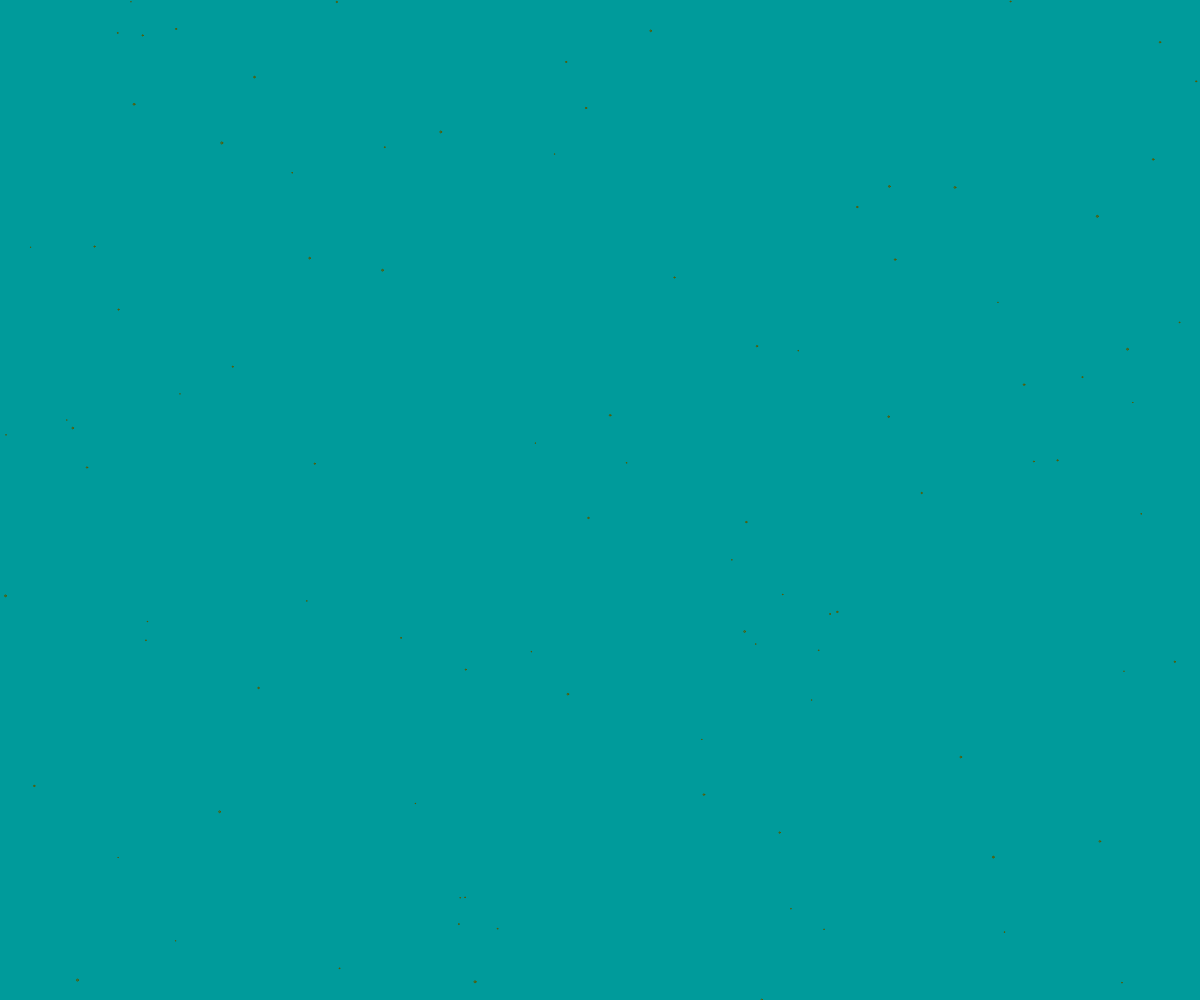
Frame 1 (no input)
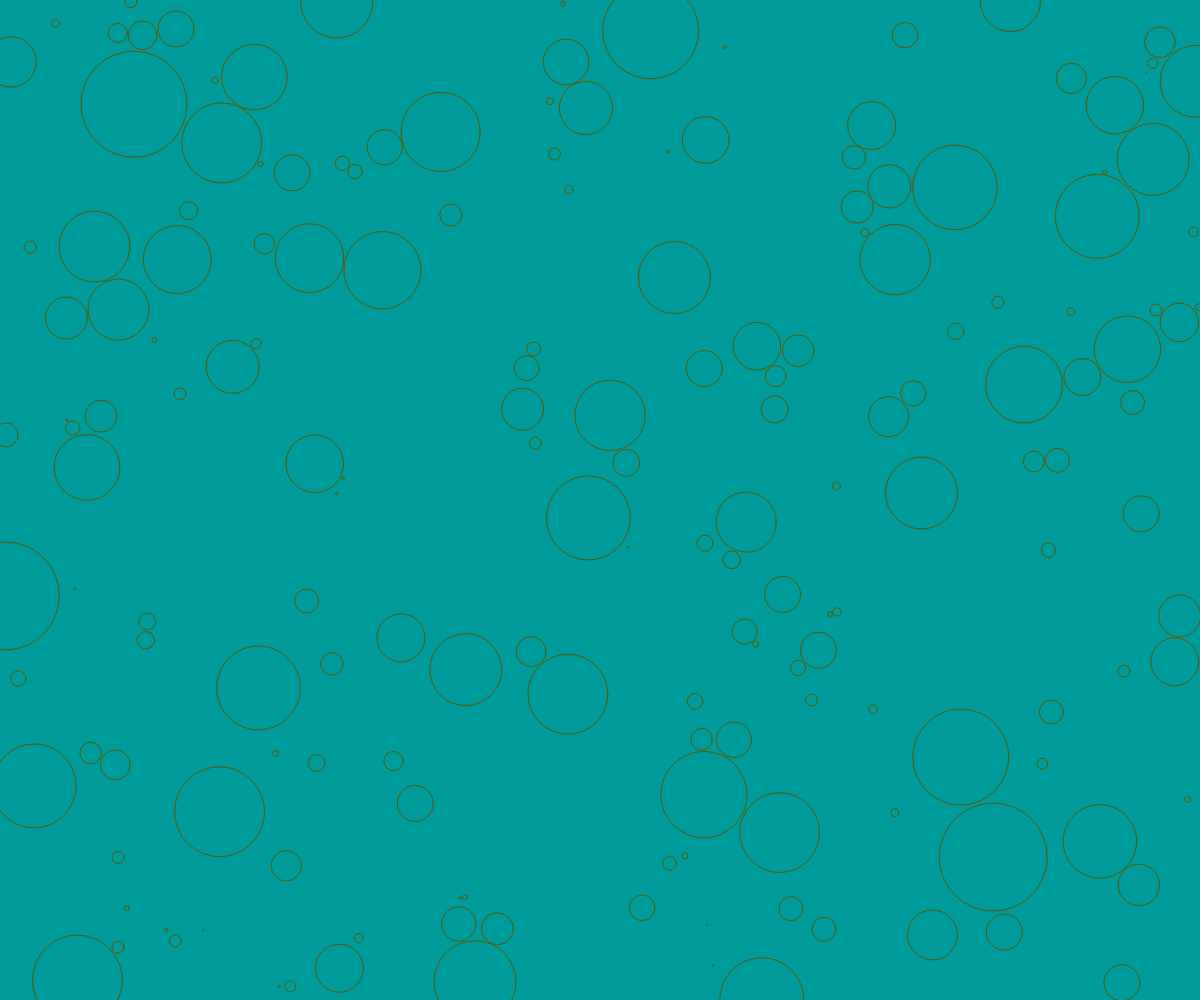
Frame 60 (no input)
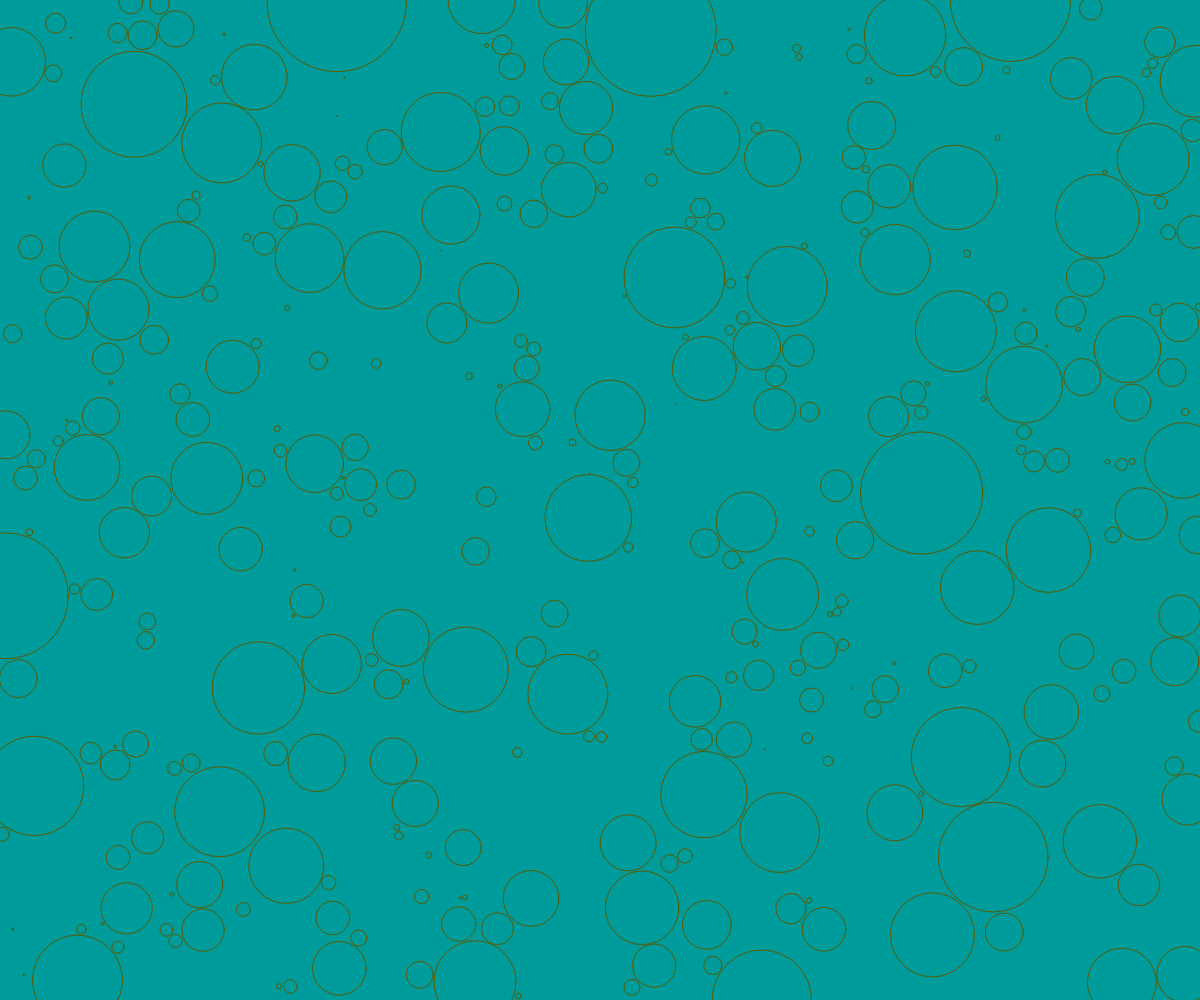
Frame 120 (the mouse pressed at the canvas centre since frame 60)

The p5.js sketch that drew these frames (run headless with seeded random() and noise() and a simulated clock; from frame 60 on, the mouse is pressed at the canvas centre):

// p5.js sketch
// ── sketch.js
var bubble = [], count = 100

function setup() {
	createCanvas(window.innerWidth,window.innerHeight)
	for(var i = 0; i< count; i++){
		bubble.push(new Balloon())		
	}
	stroke(90,90,0)
}

function draw(){
	background(0,155,155)
	var bCount = bubble.length
	for(var i = bCount-1; i>=0; i--){
		var b = bubble[i]
		if(b.keepGrowing){
			b.grow(i)
		}
		b.display()
	}
}

function Balloon(){
	this.loc = createVector(random(width), random(height));
	this.rad = 0
	this.vel = createVector()
	this.growthRate = round(random()*10)/10
	//this.stroke = {r:0,g:0,b:0}
	//this.fill = {r:random(255),g:random(255),b:random(255)}
	this.keepGrowing = true
}

Balloon.prototype = {
	grow :function(i){
			this.rad += this.growthRate			
			this.canGrow(i)
	},
	display: function(){
		//stroke(this.stroke.r,this.stroke.g,this.stroke.b,100)
		//fill(this.fill.r,this.fill.g,this.fill.b)
		noFill()
		//if(this.rad > 20){		
			ellipse(this.loc.x, this.loc.y, this.rad*2)	
		//}
	},
	canGrow: function(j){
		var bCount = bubble.length
		for(var i = bCount-1; i>=0; i--){
			if(i!==j){
				if(checkCollision(i, j)){
					this.keepGrowing = false
					createNewBubble()
					break;					
				}
			}
				
		}
	}
}

function checkCollision(testBubble,j){	
		var iB = bubble[testBubble] || testBubble
		var jB = bubble[j]
		return (dist(iB.loc.x,iB.loc.y, jB.loc.x,jB.loc.y) < (iB.rad+jB.rad+2))
}
function createNewBubble(){
	var bCount = bubble.length
	if(bCount<1000){
	var newBubble = new Balloon()
		for(var i = bCount-1; i>=0; i--){
			if(checkCollision(newBubble, i)){
				createNewBubble()
				return;
			}
			if(i == 0){				
				bubble.push(newBubble)
				return;
			}
			
		}
	}
}
